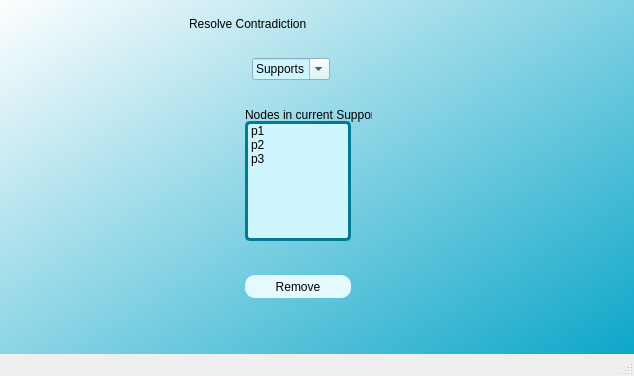
<?xml version="1.0" encoding="UTF-8"?>
<ui version="4.0">
 <class>MainWindow</class>
 <widget class="QMainWindow" name="MainWindow">
  <property name="geometry">
   <rect>
    <x>0</x>
    <y>0</y>
    <width>634</width>
    <height>376</height>
   </rect>
  </property>
  <property name="windowTitle">
   <string>MainWindow</string>
  </property>
  <widget class="QWidget" name="centralwidget">
   <widget class="QWidget" name="widget" native="true">
    <property name="geometry">
     <rect>
      <x>0</x>
      <y>-5</y>
      <width>638</width>
      <height>400</height>
     </rect>
    </property>
    <property name="styleSheet">
     <string notr="true">QWidget#widget{background-color: qlineargradient(spread:pad, x1:0.994318, y1:1, x2:0, y2:0, stop:0 rgba(0, 162, 198, 255), stop:1 rgba(255, 255, 255, 255));}</string>
    </property>
    <widget class="QComboBox" name="supportsbox">
     <property name="geometry">
      <rect>
       <x>252</x>
       <y>63</y>
       <width>78</width>
       <height>22</height>
      </rect>
     </property>
     <property name="styleSheet">
      <string notr="true">background-color: rgb(206, 245, 255);</string>
     </property>
     <property name="editable">
      <bool>true</bool>
     </property>
     <property name="currentText">
      <string>Supports</string>
     </property>
    </widget>
    <widget class="QListWidget" name="supportnodes">
     <property name="geometry">
      <rect>
       <x>245</x>
       <y>126</y>
       <width>106</width>
       <height>120</height>
      </rect>
     </property>
     <property name="styleSheet">
      <string notr="true">QListWidget#supportnodes
{
	background-color: rgb(207, 245, 255);
border-radius:5px;
border: 3px solid #007b94;
	

}</string>
     </property>
     <item>
      <property name="text">
       <string>p1</string>
      </property>
     </item>
     <item>
      <property name="text">
       <string>p2</string>
      </property>
     </item>
     <item>
      <property name="text">
       <string>p3</string>
      </property>
     </item>
    </widget>
    <widget class="QLabel" name="label_2">
     <property name="geometry">
      <rect>
       <x>245</x>
       <y>112</y>
       <width>127</width>
       <height>16</height>
      </rect>
     </property>
     <property name="styleSheet">
      <string notr="true">font: 7pt &quot;MS Shell Dlg 2&quot;;</string>
     </property>
     <property name="text">
      <string>Nodes in current Support</string>
     </property>
    </widget>
    <widget class="QLabel" name="label_3">
     <property name="geometry">
      <rect>
       <x>189</x>
       <y>14</y>
       <width>225</width>
       <height>29</height>
      </rect>
     </property>
     <property name="styleSheet">
      <string notr="true">QLabel#label_3{ font: 16pt &quot;NSimSun&quot;;
color: rgb(0,0,0);}</string>
     </property>
     <property name="text">
      <string>Resolve Contradiction</string>
     </property>
    </widget>
    <widget class="QPushButton" name="remove">
     <property name="geometry">
      <rect>
       <x>245</x>
       <y>280</y>
       <width>106</width>
       <height>23</height>
      </rect>
     </property>
     <property name="styleSheet">
      <string notr="true">QPushButton#remove{
border-radius: 10px;
background-color: rgb(228, 250, 255);
}

QPushButton#remove:hover{
background-color: qlineargradient(spread:pad, x1:0.994318, y1:1, x2:0, y2:0, stop:0 rgba(0, 162, 198, 255), stop:1 rgba(255, 255, 255, 255));
	
}
</string>
     </property>
     <property name="text">
      <string>Remove</string>
     </property>
    </widget>
   </widget>
  </widget>
  <widget class="QStatusBar" name="statusbar"/>
 </widget>
 <resources/>
 <connections/>
</ui>
